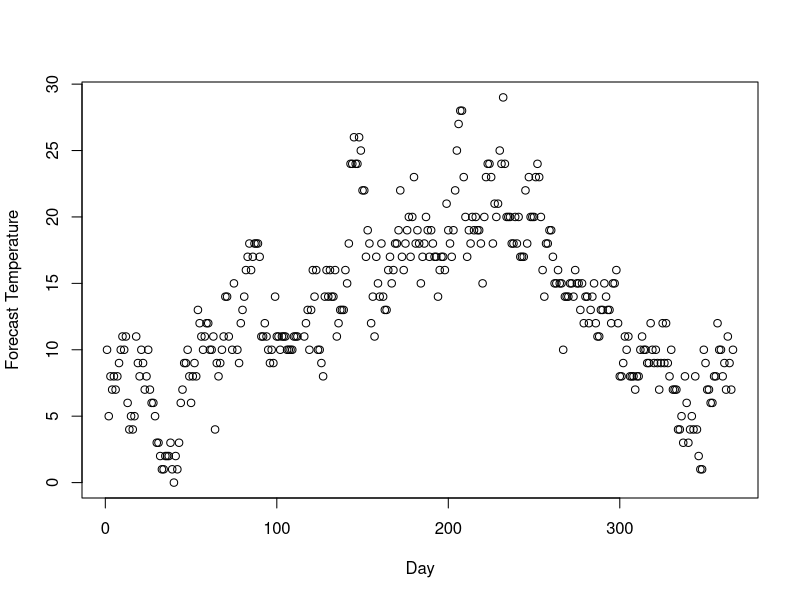
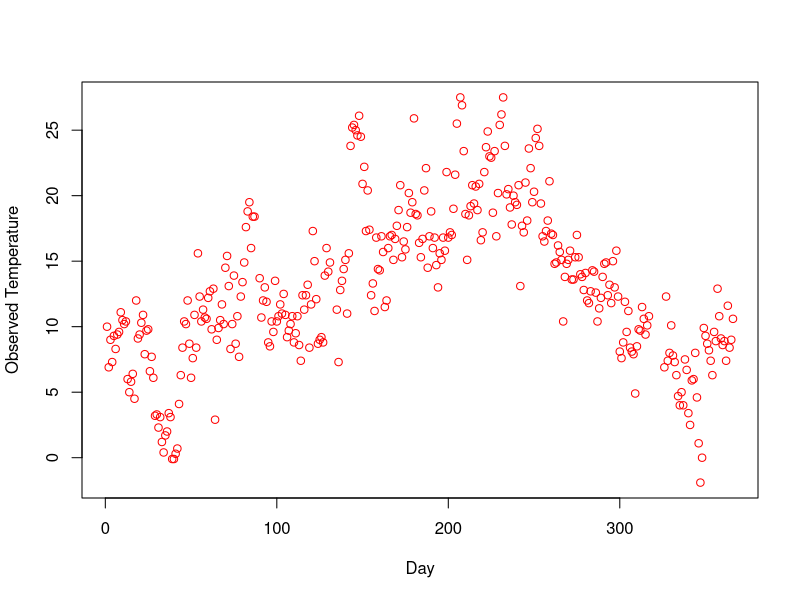
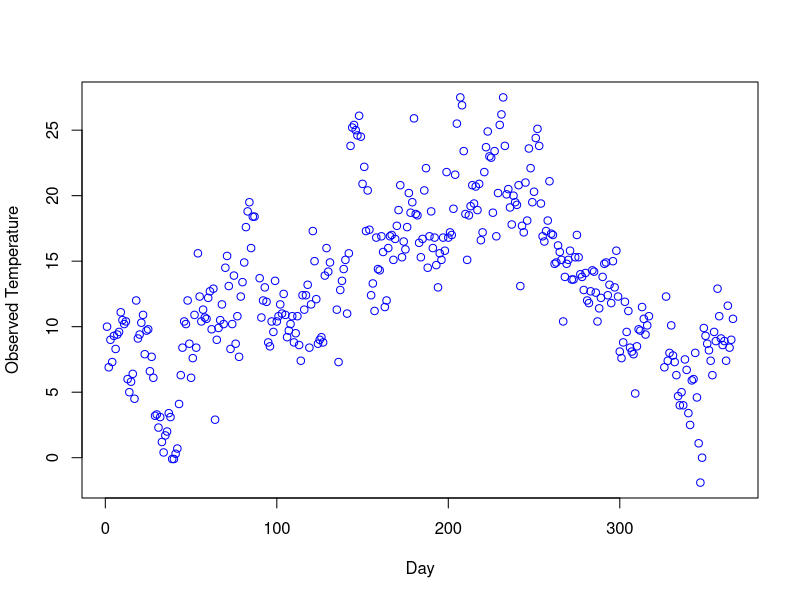
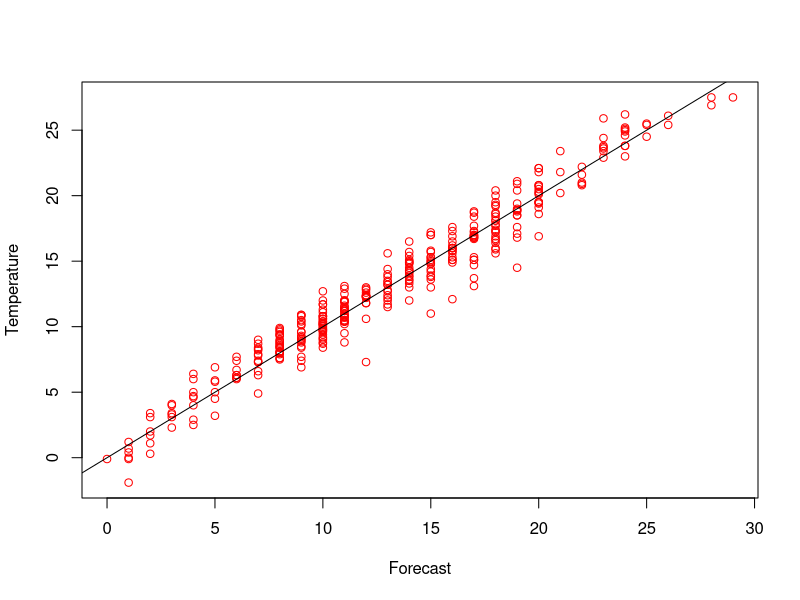
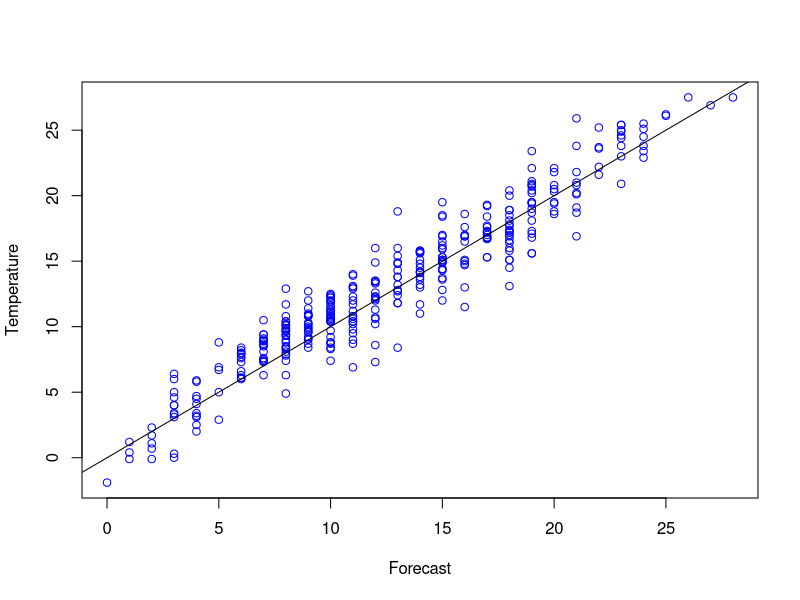
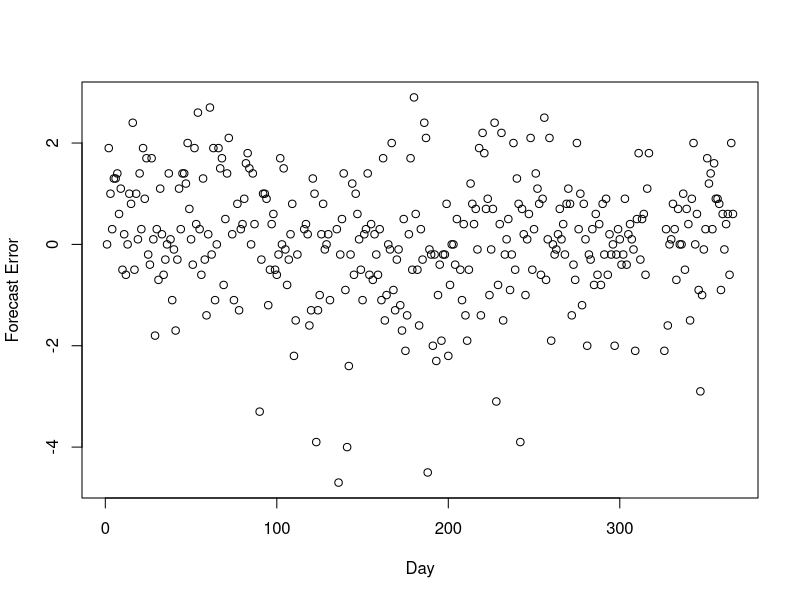
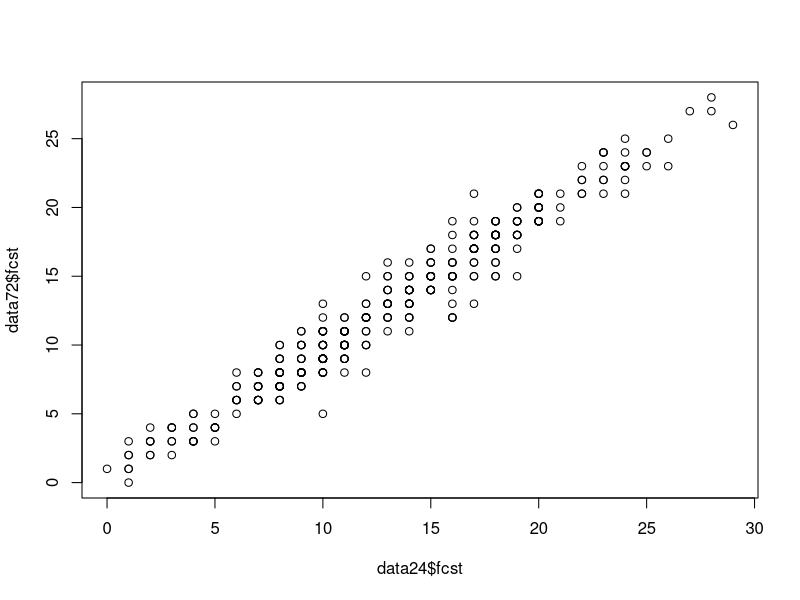
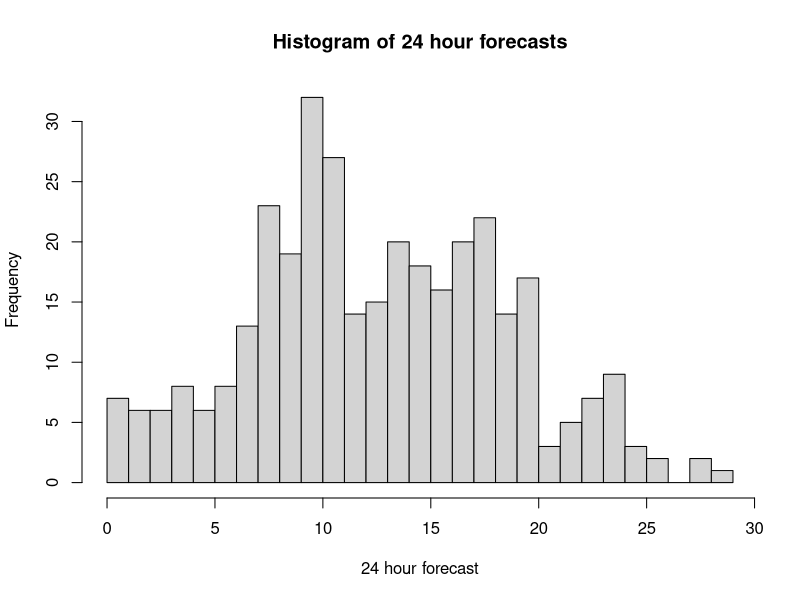

Here is the R script that generated these plots, in order:
data24 <-  read.csv("temps2012_24hr.txt")
data72 <-  read.csv("temps2012_72hr.txt")

plot(data24$day, data24$fcst,
     xlab = "Day", ylab = "Forecast Temperature")
plot(data24$day, data24$obs,
     xlab = "Day", ylab = "Observed Temperature", col = "red")
plot(data72$day, data72$obs,
     xlab = "Day", ylab = "Observed Temperature", col = "blue")

plot(data24$fcst, data24$obs,
     xlab = "Forecast", ylab = "Temperature", col = "red")
abline(0,1, col = "black")
plot(data72$fcst, data72$obs,
     xlab = "Forecast", ylab = "Temperature", col = "blue")
abline(0,1, col = "black")

plot(data24$day, data24$obs - data24$fcst,
     xlab = "Day", ylab = "Forecast Error")

plot(data24$fcst, data72$fcst)

sum(is.na(data24$obs == data72$obs))

is.na(data24$fcst)
sum(is.na(data24$fcst))
sum(is.na(data24))
sum(is.na(data72))

# So 19 missing values in both dataframes, but these aren't necessarily the same
# missing data.

good_days <- !(is.na(data24$obs) | is.na(data24$fcst) | is.na(data72$fcst) | is.na(data72$obs))
data24 <- data24[good_days,]
data72 <- data72[good_days,]

##### Exercise 2

bias24 <- mean(data24$fcst) - mean(data24$obs)
bias72 <- mean(data72$fcst) - mean(data72$obs)

IQR(data24$fcst)
IQR(data72$fcst)
IQR(data24$obs)
# So the IQR of the 24 hr dataset is similar to that of the observations, 
# and the IQR of the 72 h dataset is slightly higher,

sd(data24$fcst)
sd(data72$fcst)
sd(data24$obs)
# So standard deviations are similar, but with slightly lower sd in the 72 hr.

hist(data24$fcst, breaks = 30,
     xlab = "24 hour forecast", main = "Histogram of 24 hour forecasts")
hist(data24$obs - data24$fcst, 
     xlab = "24 hour forecast", main = "Histogram of 24 hour forecast errors")
hist(data72$fcst, breaks = 30,
     xlab = "72 hour forecast", main = "Histogram of 72 hour forecasts")
hist(data72$obs - data72$fcst, 
     xlab = "24 hour forecast", main = "Histogram of 72 hour forecast errors")

cor(data24$obs, data24$fcst)
cor(data72$obs, data72$fcst)
# So correlation is greater for the 24 hour forecast.

sqrt(mean((data24$obs - data24$fcst)**2))
sqrt(mean((data72$obs - data72$fcst)**2))

#### Exercise 3
threshold <- 19.5
obs_warm <- (data24$obs >= threshold)
fcst24_warm <- (data24$fcst >= threshold)
fcst72_warm <- (data72$fcst >= threshold)

# Contingency Table values for 24 Hr forecast
a24 <- sum(fcst24_warm & obs_warm)
b24 <- sum(fcst24_warm & !obs_warm)
c24 <- sum(!fcst24_warm & obs_warm)
d24 <- sum(!fcst24_warm & !obs_warm)

# Contingency Table values for 24 Hr forecast
a72 <- sum(fcst72_warm & obs_warm)
b72 <- sum(fcst72_warm & !obs_warm)
c72 <- sum(!fcst72_warm & obs_warm)
d72 <- sum(!fcst72_warm & !obs_warm)

accuracy <- function(a, b, c, d){
  return((a + d) / (a + b + c + d) )
}
acc_24 <- accuracy(a24, b24, c24, d24)
acc_72 <- accuracy(a72, b72, c72, d72)
# So accuracy of 24hr forecast is greater than 72 hr forecast.

pod <- function(a, c){
  return(a /(a + c))
}
pod_24 <- pod(a24, c24)
pod_72 <- pod(a72, c72)
# The prob of detection for the 24 hour forecast is notably higher than the 72hr

pofd <- function(b, d){
  return(b / (b + d))
}
pofd_24 <-  pofd(b24, d24)
pofd_72 <- pofd(b72, d72)
# 24 hour forecast has fewer misses.

far <- function(a, b){
  return(b / (a + b))
}
far_24 <- far(a24, b24)
far_72 <- far(a72, b72)
# There is a slight higher false alarm ration for the 72hr forecast.

csi <- function(a, b, c){
  return(a / (a + b + c))
}
csi_24 <- csi(a24, b24, c24)
csi_72 <- csi(a72, b72, c72)
#Higher csi for 24 hr forecast indicates a beter forecast.

bias <- function(a, b, c){
  return((a + b) / (a + c))
}
bias_24 <- bias(a24, b24, c24)
bias_72 <- bias(a72, b72, c72)

# Both forecasts have a negative bias, 
# but the 72 hr forecast has a greater magnitude of bias.

hss <- function(a, b, c, d) {
  num <- 2 * (a * d - b * c)
  denom <- (a + c) * (c + d) + (a + b) * (b + d)
  return(num/denom)
}
hss_24 <- hss(a24, b24, c24, d24)
hss_72 <- hss(a72, b72, c72, d72)
# So the Heidke skill score of the 24 hour forecast is greater, indicating that 
#the 24 hour forecast has greater skill compared to climatology.
# However the 72 hour forecast also has considerable skill compared to climatology.

